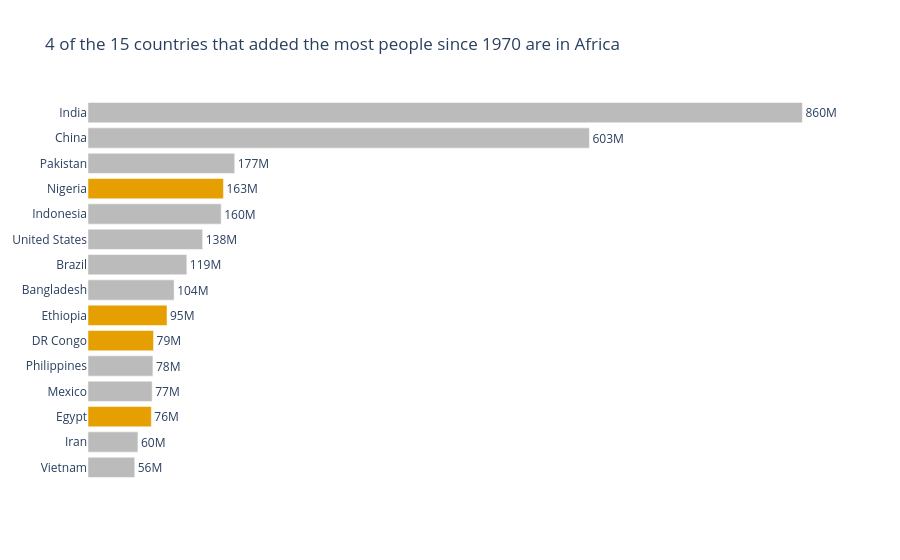

This figure's notebook cell:
### Markdown cell above
**Chart choice & justification:**

This is a ranking of 15 items, so a sorted bar chart is best. Horizontal bars leave room for the country names. Africa is highlighted in orange and everything else is grey, which makes the “how many are in Africa” count visible at a glance.

### Code cell
d = df.assign(Added=df['2022 Population'] - df['1970 Population'])
top = d.nlargest(15, 'Added').sort_values('Added')          # ascending -> largest on top in horizontal bar
n_africa = (top.Continent == 'Africa').sum()
top['Is Africa'] = np.where(top.Continent == 'Africa', 'Africa', 'Other')

fig = px.bar(top, x='Added', y='Country', color='Is Africa', orientation='h',
             color_discrete_map={'Africa': '#E69F00', 'Other': '#BBBBBB'},
             category_orders={'Country': top.Country.tolist()},
             text=(top['Added'] / 1e6).round(0).astype(int).astype(str) + 'M',
             template='plotly_white',
             title=f'{n_africa} of the 15 countries that added the most people since 1970 are in Africa')
fig.update_traces(textposition='outside', cliponaxis=False)
fig.update_layout(showlegend=False, xaxis_title=None, yaxis_title=None,
                  xaxis_visible=False, margin=dict(r=60))
fig.update_yaxes(showgrid=False)
fig.update_yaxes(autorange='reversed')
fig.show()

### Figure 1 — Plotly figure (JSON) as saved in the notebook; plotly's stock layout.template omitted (floating-point values rounded to 4 significant figures)
{"data": [{"cliponaxis": false, "hovertemplate": "Is Africa=Other<br>Added=%{x}<br>Country=%{y}<br>text=%{text}<extra></extra>", "legendgroup": "Other", "marker": {"color": "#BBBBBB", "pattern": {"shape": ""}}, "name": "Other", "orientation": "h", "showlegend": true, "text": ["56M", "60M", "77M", "78M", "104M", "119M", "138M", "160M", "177M", "603M", "860M"], "textposition": "outside", "type": "bar", "x": [56258007, 60100865, 77214819, 78123423, 103644512, 118943623, 137961517, 160272945, 176533990, 603352887, 859671872], "xaxis": "x", "y": ["Vietnam", "Iran", "Mexico", "Philippines", "Bangladesh", "Brazil", "United States", "Indonesia", "Pakistan", "China", "India"], "yaxis": "y"}, {"cliponaxis": false, "hovertemplate": "Is Africa=Africa<br>Added=%{x}<br>Country=%{y}<br>text=%{text}<extra></extra>", "legendgroup": "Africa", "marker": {"color": "#E69F00", "pattern": {"shape": ""}}, "name": "Africa", "orientation": "h", "showlegend": true, "text": ["76M", "79M", "95M", "163M"], "textposition": "outside", "type": "bar", "x": [76208117, 78858479, 95071678, 162971948], "xaxis": "x", "y": ["Egypt", "DR Congo", "Ethiopia", "Nigeria"], "yaxis": "y"}], "layout": {"barmode": "relative", "legend": {"title": {"text": "Is Africa"}, "tracegroupgap": 0}, "margin": {"r": 60}, "showlegend": false, "title": {"text": "4 of the 15 countries that added the most people since 1970 are in Africa"}, "xaxis": {"anchor": "y", "domain": [0.0, 1.0], "title": {}, "visible": false}, "yaxis": {"anchor": "x", "autorange": "reversed", "categoryarray": ["India", "China", "Pakistan", "Nigeria", "Indonesia", "United States", "Brazil", "Bangladesh", "Ethiopia", "DR Congo", "Philippines", "Mexico", "Egypt", "Iran", "Vietnam"], "categoryorder": "array", "domain": [0.0, 1.0], "showgrid": false, "title": {}}}}
